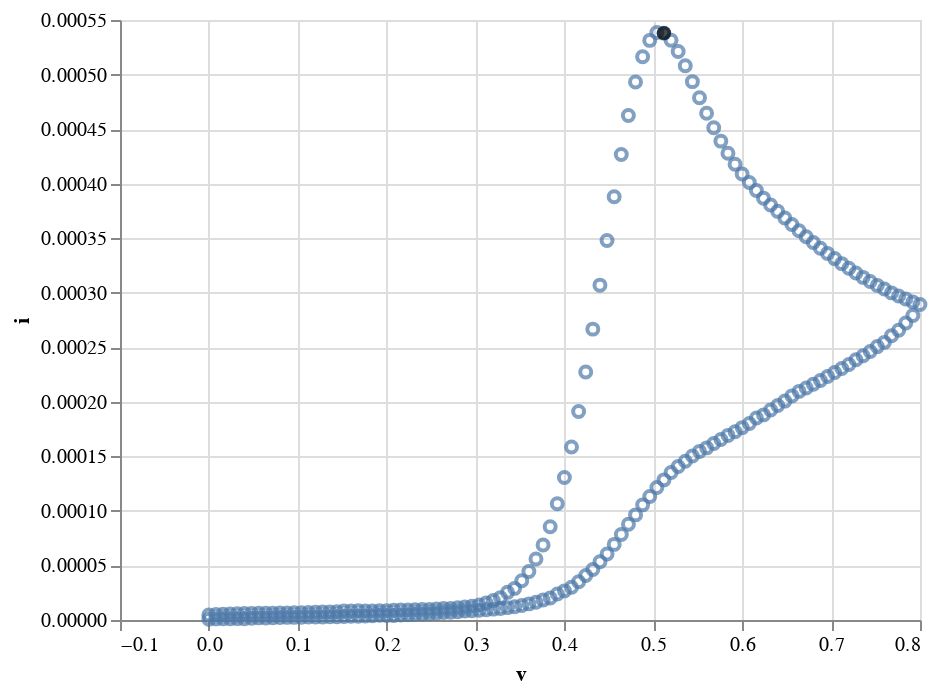
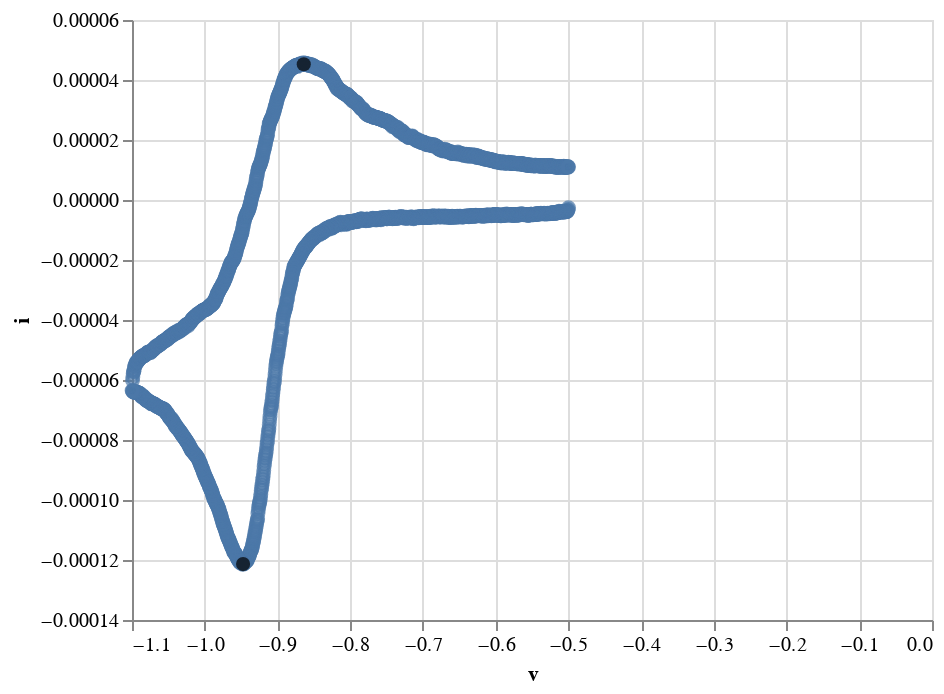
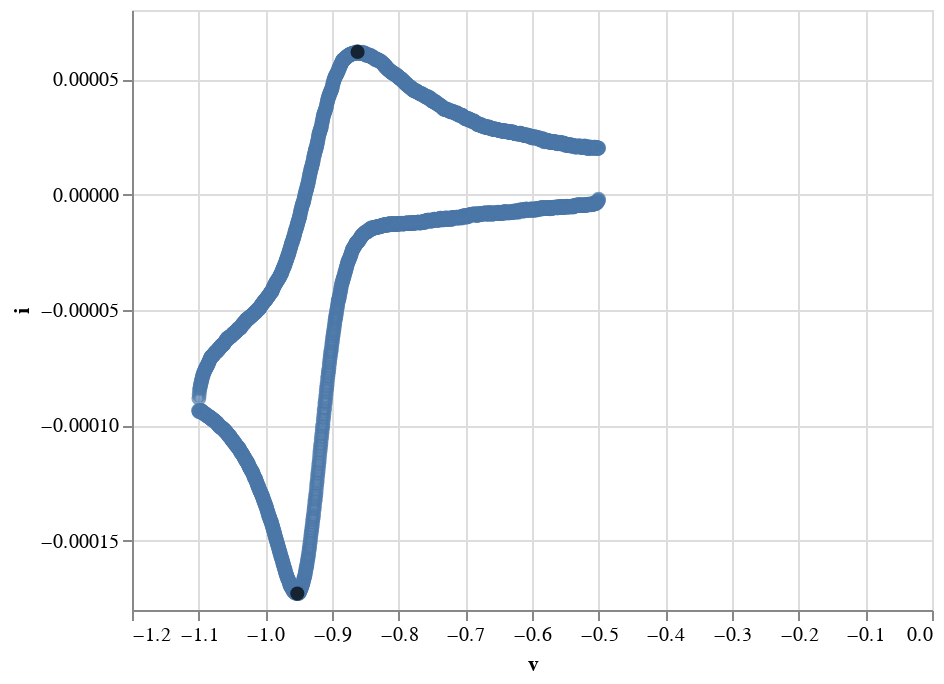
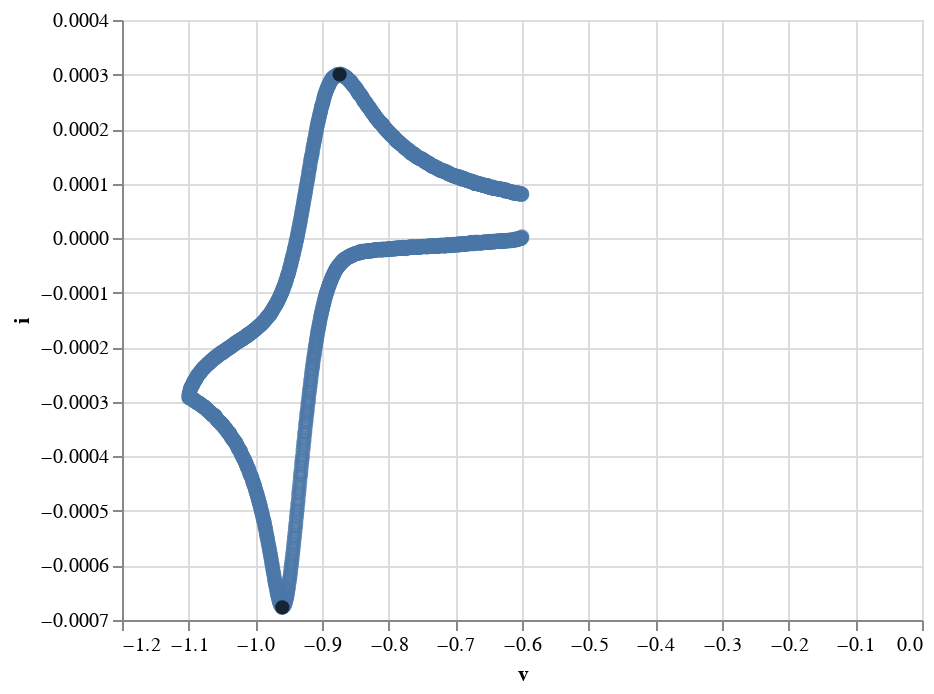

Notebook source saved alongside these figures, in order:
### Code cell
data_dir = 'data/*.DTA*'
n=0
for filename in glob.iglob(data_dir):
    if n<= 5:
        t,i,v = preprocessing.readFile(filename,type='gamry',scan='last')
        length = len(t)
        v1, v2 = v[0:int(length/2)], v[int(length/2):]
        i1, i2 = i[0:int(length/2)], i[int(length/2):]
        t1, t2 = t[0:int(length/2)], t[int(length/2):]

        peak_list = []
        
        sm_i1 = savgol_filter(abs(i1), 23, 3, mode='nearest')    
        index = find_peaks(sm_i1,width=15)[0]
        if len(index) > 0:
            peak_index = index[-1]
            peak_list.append([i1[peak_index],v1[peak_index]])
        
        
        sm_i2 = savgol_filter(i2, 23, 3, mode='nearest')  
        index = find_peaks(sm_i2,width=15)[0]
        if len(index) > 0:
            peak_index = index[-1]
            peak_list.append([i2[peak_index],v2[peak_index]])
            print(i2[peak_index],v2[peak_index])

        
        plotting.plot_voltammogram(t,i,v, peaks = peak_list).display()
        
    n+=1

### Figure 1 — Vega-Lite specification as saved in the notebook (floating-point values rounded to 4 significant figures; data arrays with more than 128 entries replaced by an {"elided": "..."} marker saying what was removed)
{"$schema": "https://vega.github.io/schema/vega-lite/v3.2.1.json", "config": {"mark": {"tooltip": null}, "view": {"height": 300, "width": 400}}, "datasets": {"data-6eaf659ae115c82e2c0edf9aed5b2458": [{"i": 0.0005379, "v": 0.5119}], "data-b809b7569f05ba01e4095c3941dc9574": {"elided": "201 records"}}, "layer": [{"data": {"name": "data-b809b7569f05ba01e4095c3941dc9574"}, "encoding": {"x": {"field": "v", "type": "quantitative"}, "y": {"field": "i", "type": "quantitative"}}, "mark": "point"}, {"data": {"name": "data-6eaf659ae115c82e2c0edf9aed5b2458"}, "encoding": {"color": {"value": "black"}, "x": {"field": "v", "type": "quantitative"}, "y": {"field": "i", "type": "quantitative"}}, "mark": {"filled": true, "size": 50, "type": "point"}}]}

### Figure 2 — Vega-Lite specification as saved in the notebook (floating-point values rounded to 4 significant figures; data arrays with more than 128 entries replaced by an {"elided": "..."} marker saying what was removed)
{"$schema": "https://vega.github.io/schema/vega-lite/v3.2.1.json", "config": {"mark": {"tooltip": null}, "view": {"height": 300, "width": 400}}, "datasets": {"data-bf812b9e5f006b3d5f92ad441fc2acda": {"elided": "2401 records"}, "data-dd9c2618f687deb9540373db31b302f5": [{"i": -0.0001214, "v": -0.9473}, {"i": 4.525e-05, "v": -0.8638}]}, "layer": [{"data": {"name": "data-bf812b9e5f006b3d5f92ad441fc2acda"}, "encoding": {"x": {"field": "v", "type": "quantitative"}, "y": {"field": "i", "type": "quantitative"}}, "mark": "point"}, {"data": {"name": "data-dd9c2618f687deb9540373db31b302f5"}, "encoding": {"color": {"value": "black"}, "x": {"field": "v", "type": "quantitative"}, "y": {"field": "i", "type": "quantitative"}}, "mark": {"filled": true, "size": 50, "type": "point"}}]}

### Figure 3 — Vega-Lite specification as saved in the notebook (floating-point values rounded to 4 significant figures; data arrays with more than 128 entries replaced by an {"elided": "..."} marker saying what was removed)
{"$schema": "https://vega.github.io/schema/vega-lite/v3.2.1.json", "config": {"mark": {"tooltip": null}, "view": {"height": 300, "width": 400}}, "datasets": {"data-7ada1f455e2726c551d489a0861757d0": [{"i": -0.0001729, "v": -0.9521}, {"i": 6.185e-05, "v": -0.8616}], "data-be9d32efbd0c210d12afd4faba9cc322": {"elided": "2401 records"}}, "layer": [{"data": {"name": "data-be9d32efbd0c210d12afd4faba9cc322"}, "encoding": {"x": {"field": "v", "type": "quantitative"}, "y": {"field": "i", "type": "quantitative"}}, "mark": "point"}, {"data": {"name": "data-7ada1f455e2726c551d489a0861757d0"}, "encoding": {"color": {"value": "black"}, "x": {"field": "v", "type": "quantitative"}, "y": {"field": "i", "type": "quantitative"}}, "mark": {"filled": true, "size": 50, "type": "point"}}]}

### Figure 4 — Vega-Lite specification as saved in the notebook (floating-point values rounded to 4 significant figures; data arrays with more than 128 entries replaced by an {"elided": "..."} marker saying what was removed)
{"$schema": "https://vega.github.io/schema/vega-lite/v3.2.1.json", "config": {"mark": {"tooltip": null}, "view": {"height": 300, "width": 400}}, "datasets": {"data-7d7a7ef0465f2b6fb5085356b84c5b8c": {"elided": "2001 records"}, "data-94fe78bbc88cb2ee0e6cd499a7a3c702": [{"i": -0.0006768, "v": -0.9596}, {"i": 0.0003001, "v": -0.8736}]}, "layer": [{"data": {"name": "data-7d7a7ef0465f2b6fb5085356b84c5b8c"}, "encoding": {"x": {"field": "v", "type": "quantitative"}, "y": {"field": "i", "type": "quantitative"}}, "mark": "point"}, {"data": {"name": "data-94fe78bbc88cb2ee0e6cd499a7a3c702"}, "encoding": {"color": {"value": "black"}, "x": {"field": "v", "type": "quantitative"}, "y": {"field": "i", "type": "quantitative"}}, "mark": {"filled": true, "size": 50, "type": "point"}}]}
